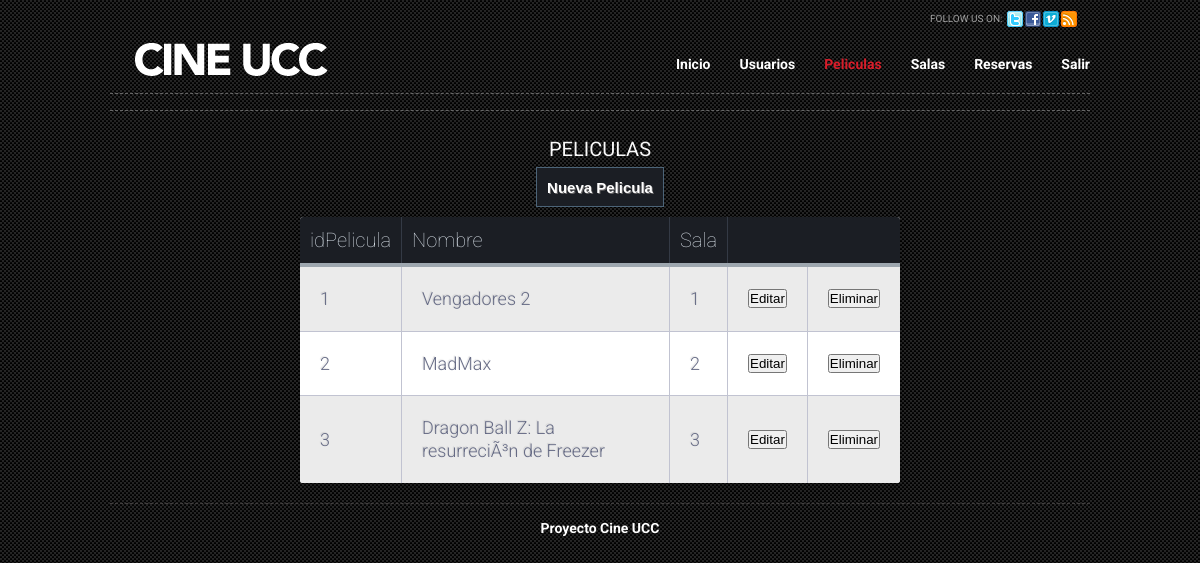
/peliculas.php (signed in), run on the app's committed database.
### tables this page shows
CREATE TABLE IF NOT EXISTS `pelicula` (
`idPelicula` int(11) NOT NULL,
  `nombre` varchar(250) NOT NULL,
  `imagen` varchar(250) NOT NULL,
  `idSala` int(11) NOT NULL
);

### tablaPeliculas.php (the view, shortened to what this page needs)
<?php
$link = conectar();
$sql = "SELECT * FROM pelicula";
$query = mysql_query($sql, $link);
if (mysql_num_rows($query) != 0) {
    while ($line = mysql_fetch_array($query)) {
        echo '<tr>';
        echo "<td>" . $line['idPelicula'] . "</td>";
        echo "<td>" . $line['nombre'] . "</td>";
        echo "<td>" . $line['idSala'] . "</td>";
        echo "<td><a href='registroPelicula.php?idPelicula=" . $line["idPelicula"] . "'>
                    <button>Editar</button></a>";
        echo "<td><a href='eliminarPelicula.php?idPelicula=" . $line["idPelicula"] . "'>
                   <button onclick='return confirm(\"Seguro que desea eliminar esta Pelicula?\")';' >
                   Eliminar</button></a></td>";
        echo "</tr>";
    }
} else {
    echo '<tr>';
    echo '<td colspan=7> No hay registros en la base de datos</td>';
    echo '</tr>';
}

### css/style.css (style rules this page uses)
* { margin: 0; padding: 0; outline:0; }
body { font-size: 12px; line-height: 1.3; font-family: Arial, Helvetica, Sans-Serif; color: #ccc; background: url('images/body-bg.gif'); }
a { color: #e7b038; text-decoration: underline; cursor:pointer; }

### css/table.css (style rules this page uses)
body { background-color: #3e94ec; font-family: "Roboto", helvetica, arial, sans-serif; font-size: 14px; font-weight: 400; text-rendering: optimizeLegibility; }
tr { border-top: 1px solid #C1C3D1; border-bottom-: 1px solid #C1C3D1; color:#666B85; font-size:16px; font-weight:normal; text-shadow: 0 1px 1px rgba(256, 256, 256, 0.1); }
tr:first-child { border-top:none; }
tr:last-child { border-bottom:none; }
tr:nth-child(odd) td { background:#EBEBEB; }
tr:last-child td:first-child { border-bottom-left-radius:3px; }
tr:last-child td:last-child { border-bottom-right-radius:3px; }
td { background:#FFFFFF; padding:20px; text-align:left; vertical-align:middle; font-weight:300; font-size:18px; text-shadow: -1px -1px 1px rgba(0, 0, 0, 0.1); border-right: 1px solid #C1C3D1; }
td:last-child { border-right: 0px; }

### data on the page
pelicula: idPelicula "1", nombre "Vengadores 2", idSala "1"
pelicula: idPelicula "2", nombre "MadMax", idSala "2"
pelicula: idPelicula "3", nombre "Dragon Ball Z: La resurreciÃ³n de Freezer", idSala "3"
